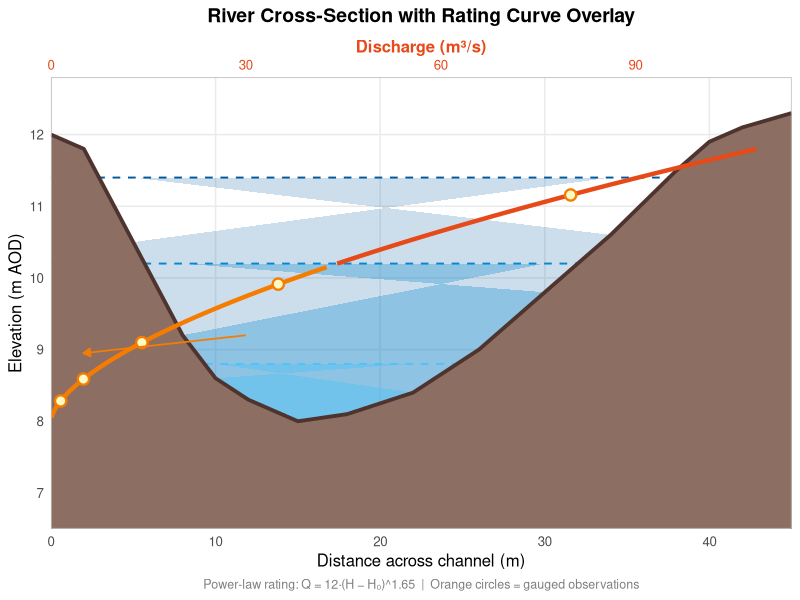

Source code (R):
library(ggplot2)
library(dplyr)
library(scales)

# ── 1. Cross-section geometry ────────────────────────────────────────────────
cross_section <- tibble(
  distance_m  = c(0, 2, 5, 8, 10, 12, 15, 18, 22, 26, 30, 34, 38, 40, 42, 45),
  elevation_m = c(12.0, 11.8, 10.5, 9.2, 8.6, 8.3, 8.0, 8.1, 8.4, 9.0,
                  9.8, 10.6, 11.5, 11.9, 12.1, 12.3)
)

water_levels <- tibble(
  label       = c("Low flow", "Bankfull", "Flood"),
  elevation_m = c(8.8, 10.2, 11.4),
  colour      = c("#4fc3f7", "#0288d1", "#01579b")
)

channel_bottom <- min(cross_section$elevation_m)

make_water_poly <- function(wl, xs) {
  wet <- xs |> filter(elevation_m <= wl)
  bind_rows(
    tibble(distance_m = max(wet$distance_m), elevation_m = wl),
    wet,
    tibble(distance_m = min(wet$distance_m), elevation_m = wl)
  )
}

water_polys <- bind_rows(
  lapply(seq_len(nrow(water_levels)), function(i) {
    make_water_poly(water_levels$elevation_m[i], cross_section) |>
      mutate(stage = water_levels$label[i])
  })
)

# ── 2. Rating curve ──────────────────────────────────────────────────────────
H0 <- channel_bottom
a  <- 12
b  <- 1.65

rating_curve <- tibble(
  stage_m = seq(H0 + 0.05, 11.8, by = 0.05)
) |>
  mutate(discharge_m3s = a * (stage_m - H0)^b)

gauged_pts <- tibble(
  Q = c(1.5, 5, 14, 35, 80, 150, 260)
) |>
  mutate(H = H0 + (Q / a)^(1 / b))

# ── 3. Dual-axis scaling ─────────────────────────────────────────────────────
# Map discharge (x-axis of rating) onto distance_m (x-axis of cross-section)
# Rating curve will be plotted with distance_m on x, elevation on y —
# so we need to transform Q -> a pseudo-distance for the secondary axis trick.
# Instead, we place the rating curve in its own x-space on the RIGHT side,
# using sec_axis scaling on the x-axis.

Q_max    <- max(rating_curve$discharge_m3s) * 1.05
dist_max <- max(cross_section$distance_m)

# Scale: Q mapped onto [0, dist_max]
q_to_dist <- function(q) q / Q_max * dist_max
dist_to_q <- function(d) d / dist_max * Q_max

rating_curve <- rating_curve |>
  mutate(dist_scaled = q_to_dist(discharge_m3s))

gauged_pts <- gauged_pts |>
  mutate(dist_scaled = q_to_dist(Q))

# ── 4. Build plot ────────────────────────────────────────────────────────────
ggplot() +

  # Water fill polygons
  geom_polygon(data = water_polys |> filter(stage == "Flood"),
               aes(distance_m, elevation_m), fill = "#01579b", alpha = 0.20) +
  geom_polygon(data = water_polys |> filter(stage == "Bankfull"),
               aes(distance_m, elevation_m), fill = "#0288d1", alpha = 0.30) +
  geom_polygon(data = water_polys |> filter(stage == "Low flow"),
               aes(distance_m, elevation_m), fill = "#4fc3f7", alpha = 0.45) +

  # Water surface dashed lines
  geom_hline(data = water_levels,
             aes(yintercept = elevation_m, colour = label),
             linetype = "dashed", linewidth = 0.65) +

  # Stage labels on the left
  geom_label(data = water_levels,
             aes(x = 0.3, y = elevation_m + 0.13, label = label, colour = label),
             hjust = 0, size = 2.9, label.size = 0, fill = "white", alpha = 0.85) +

  # Channel bed
  geom_ribbon(data = cross_section,
              aes(x = distance_m, ymin = 6.5, ymax = elevation_m),
              fill = "#8d6e63") +
  geom_line(data = cross_section,
            aes(distance_m, elevation_m),
            colour = "#4e342e", linewidth = 1.3) +

  # ── Rating curve overlaid (using scaled x) ──
  # Below bankfull
  geom_line(data = rating_curve |> filter(stage_m <= water_levels$elevation_m[2]),
            aes(x = dist_scaled, y = stage_m),
            colour = "#f57c00", linewidth = 1.5) +
  # Above bankfull
  geom_line(data = rating_curve |> filter(stage_m >= water_levels$elevation_m[2]),
            aes(x = dist_scaled, y = stage_m),
            colour = "#e64a19", linewidth = 1.5) +

  # Gauged observation points
  geom_point(data = gauged_pts,
             aes(x = dist_scaled, y = H),
             shape = 21, size = 3, fill = "#fff9c4", colour = "#f57c00", stroke = 1.2) +

  # Rating curve label
  annotate("text", x = q_to_dist(200), y = 9.6,
           label = "Rating curve\n(discharge →)", colour = "#e64a19",
           size = 3, fontface = "bold", hjust = 0.5) +
  annotate("segment",
           x = q_to_dist(30), xend = q_to_dist(5),
           y = 9.2, yend = 8.95,
           arrow = arrow(length = unit(0.2, "cm"), type = "closed"),
           colour = "#f57c00", linewidth = 0.6) +

  # ── Scales ──────────────────────────────────────────────────────────────────
  scale_x_continuous(
    name   = "Distance across channel (m)",
    limits = c(0, dist_max),
    expand = c(0, 0),
    sec.axis = sec_axis(
      transform = dist_to_q,
      name      = "Discharge (m³/s)",
      labels    = comma_format()
    )
  ) +
  scale_y_continuous(
    name   = "Elevation (m AOD)",
    limits = c(6.5, 12.8),
    expand = c(0, 0)
  ) +
  scale_colour_manual(
    values = setNames(water_levels$colour, water_levels$label),
    guide  = "none"
  ) +

  # ── Theme ────────────────────────────────────────────────────────────────────
  labs(
    title   = "River Cross-Section with Rating Curve Overlay",
    caption = "Power-law rating: Q = 12·(H − H₀)^1.65  |  Orange circles = gauged observations"
  ) +
  theme_minimal(base_size = 12) +
  theme(
    plot.title        = element_text(face = "bold", size = 14, hjust = 0.5),
    plot.caption      = element_text(colour = "grey50", size = 9, hjust = 0.5),
    panel.grid.minor  = element_blank(),
    panel.border      = element_rect(colour = "grey75", fill = NA),
    axis.title.x.top  = element_text(colour = "#e64a19", face = "bold"),
    axis.text.x.top   = element_text(colour = "#e64a19")
  )
